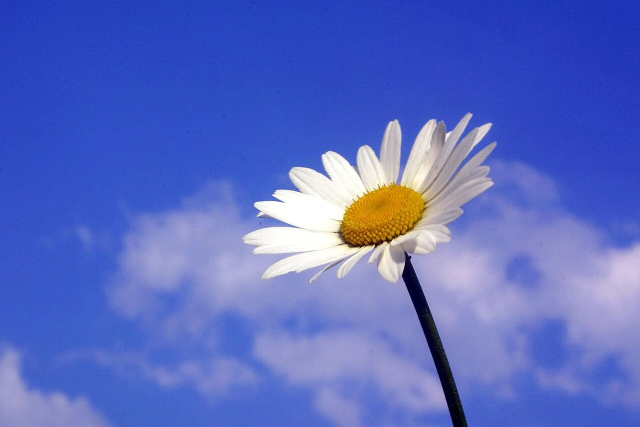
#> input picture example.jpg, 1280 x 853 px (shown at 1/2 size)
$ python hw.py
#> lines starting #> are read from the running program, lines starting #| are printed output that depends on the picture
import cv2
import numpy as np
import matplotlib.pyplot as plt

image=cv2.imread('example.jpg')
#> image is the input picture: shape (853, 1280, 3); mean B, G, R 194.8, 106.8, 90.1
image_rbg=cv2.cvtColor(image,cv2.COLOR_BGR2RGB)

(h,w)=image.shape[:2]
#> h = 853; w = 1280
center=(w//2,h//2)
#> center = (640, 426)
M=cv2.getRotationMatrix2D(center,45,1.0)

rotated=cv2.warpAffine(image,M,(w,h))
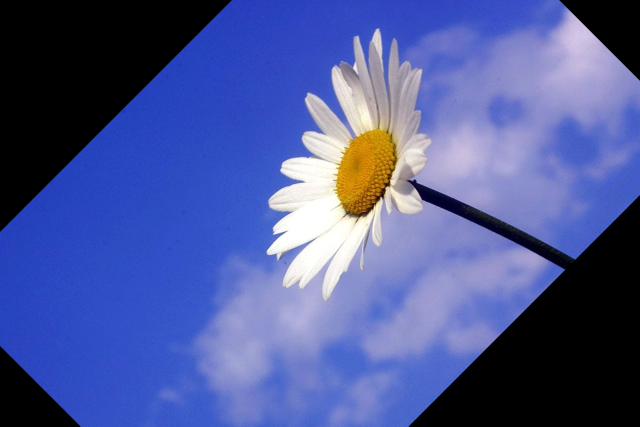
#> rotated: shape (853, 1280, 3) (shown at 1/2 size); mean B, G, R 152, 88.5, 77

rotated_rgb=cv2.cvtColor(rotated,cv2.COLOR_BGR2RGB)
plt.imshow(rotated_rgb)
plt.show()

brightness_matrix=np.ones(image.shape,dtype="uint8")*50
brighter=cv2.add(image, brightness_matrix)
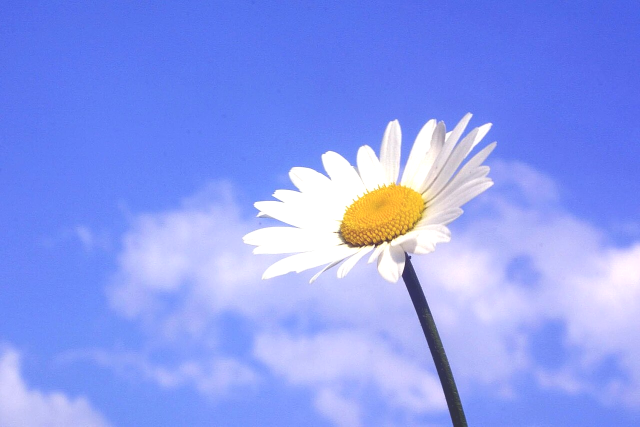
#> brighter: shape (853, 1280, 3) (shown at 1/2 size); mean B, G, R 243, 155.3, 138.4

brighter_rgb=cv2.cvtColor(brighter,cv2.COLOR_BGR2RGB)
plt.imshow(brighter_rgb)
plt.title("Brighter Image")
plt.show()

image_grey=cv2.cvtColor(image,cv2.COLOR_BGR2GRAY)
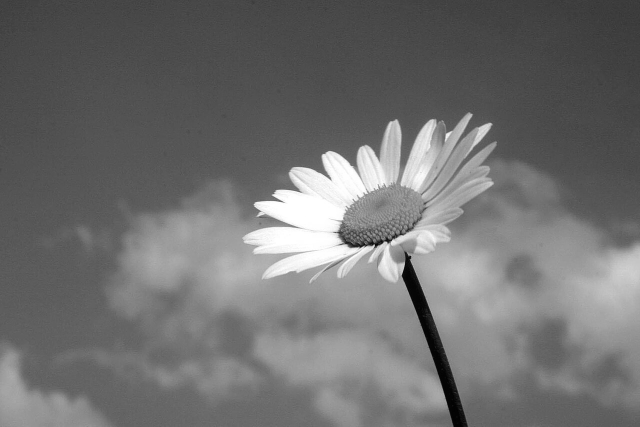
#> image_grey: shape (853, 1280) (shown at 1/2 size); min 1, max 255, mean 111.8
plt.imshow(image_grey)
plt.title("Grayscale Image")
plt.show()

cropped_image=image[100:300,200:400]
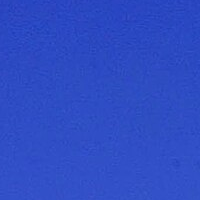
#> cropped_image: shape (200, 200, 3); mean B, G, R 196, 76, 46
cropped_image_rgb=cv2.cvtColor(cropped_image,cv2.COLOR_BGR2RGB)
plt.imshow(cropped_image_rgb)
plt.title("Cropped Image")
plt.show()

cv2.imwrite('rotated_image.jpg', rotated)

cv2.imwrite('brighter_image.jpg', brighter)

cv2.imwrite('grayscale_image.jpg', image_grey)

cv2.imwrite('cropped_image.jpg', cropped_image)
